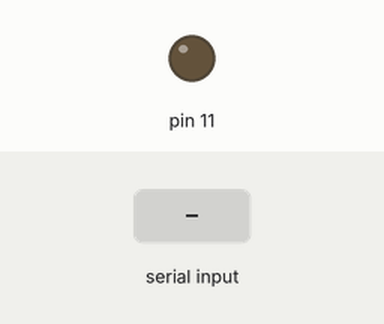
Recording of a sketch running on a simulated Arduino Uno, built with avr-gcc and run on an emulated ATmega328P. Parts: output pins drawn as LEDs (lit = HIGH). Inputs (shaded band) come from the test bench.

Above: at 1.2 s.
1.3 s: "90,45\n" received over Serial
At 2.1 s:
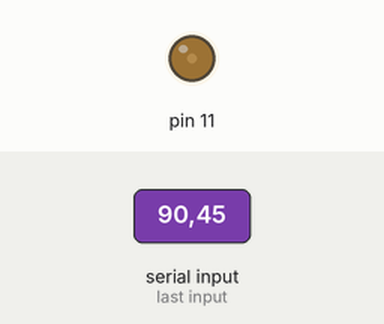
3.8 s: "30,150\n" received over Serial
At 4.1 s:
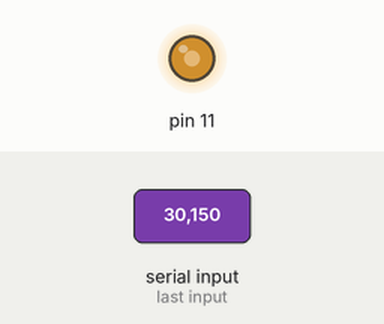
6.3 s: "200\n" received over Serial
At 7.1 s:
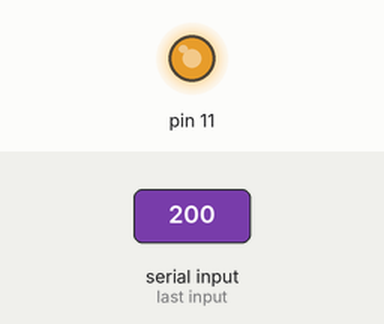
Timing chart, 0 to 9.3 s (numbered marks = the images above; inputs shaded):
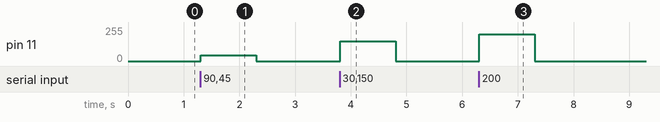

The sketch:

Bright_control_deep.ino
```cpp
void setup() {
  pinMode(11, OUTPUT);
  Serial.begin(9600);
}

void loop() {
  if(Serial.available())
  {
    int ri = Serial.parseInt(); //정수 그대로 출력되는 것(아스키코드 X)
    analogWrite(11,ri); //시리얼을 통해 컴퓨터와 통신할 수 있음!!
  }
}
```

Measured:
- after the input at 1.3 s, pin 11: 0/255 → 45/255 at once, → 0/255 1.0 s later
- after the input at 3.8 s, pin 11: 0/255 → 150/255 at once, → 0/255 1.0 s later
- after the input at 6.3 s, pin 11: 0/255 → 200/255 at once, → 0/255 1.0 s later
